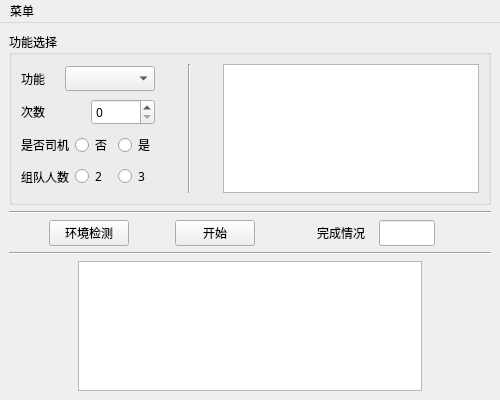
<?xml version="1.0" encoding="UTF-8"?>
<ui version="4.0">
 <class>MainWindow</class>
 <widget class="QMainWindow" name="MainWindow">
  <property name="geometry">
   <rect>
    <x>0</x>
    <y>0</y>
    <width>500</width>
    <height>400</height>
   </rect>
  </property>
  <property name="windowTitle">
   <string>Onmyoji_Python</string>
  </property>
  <widget class="QWidget" name="centralwidget">
   <layout class="QVBoxLayout" name="verticalLayout_2">
    <item>
     <widget class="QGroupBox" name="groupBox">
      <property name="font">
       <font>
        <family>宋体</family>
       </font>
      </property>
      <property name="title">
       <string>功能选择</string>
      </property>
      <layout class="QHBoxLayout" name="horizontalLayout_6">
       <item>
        <layout class="QVBoxLayout" name="verticalLayout">
         <item>
          <layout class="QHBoxLayout" name="horizontalLayout_2">
           <item>
            <widget class="QLabel" name="label_2">
             <property name="text">
              <string>功能</string>
             </property>
            </widget>
           </item>
           <item>
            <widget class="QComboBox" name="combo_choice">
             <property name="placeholderText">
              <string>请选择功能</string>
             </property>
            </widget>
           </item>
          </layout>
         </item>
         <item>
          <layout class="QHBoxLayout" name="horizontalLayout_3">
           <item>
            <widget class="QLabel" name="label_3">
             <property name="text">
              <string>次数</string>
             </property>
            </widget>
           </item>
           <item>
            <widget class="QSpinBox" name="spinB_num">
             <property name="maximum">
              <number>999</number>
             </property>
            </widget>
           </item>
          </layout>
         </item>
         <item>
          <layout class="QHBoxLayout" name="horizontalLayout_4">
           <item>
            <widget class="QLabel" name="label_driver">
             <property name="text">
              <string>是否司机</string>
             </property>
            </widget>
           </item>
           <item>
            <widget class="QRadioButton" name="button_driver_False">
             <property name="mouseTracking">
              <bool>true</bool>
             </property>
             <property name="text">
              <string>否</string>
             </property>
             <attribute name="buttonGroup">
              <string notr="true">buttonGroup_driver</string>
             </attribute>
            </widget>
           </item>
           <item>
            <widget class="QRadioButton" name="button_driver_True">
             <property name="text">
              <string>是</string>
             </property>
             <attribute name="buttonGroup">
              <string notr="true">buttonGroup_driver</string>
             </attribute>
            </widget>
           </item>
          </layout>
         </item>
         <item>
          <layout class="QHBoxLayout" name="horizontalLayout_5">
           <item>
            <widget class="QLabel" name="label_passengers">
             <property name="text">
              <string>组队人数</string>
             </property>
            </widget>
           </item>
           <item>
            <widget class="QRadioButton" name="button_passengers_2">
             <property name="text">
              <string>2</string>
             </property>
             <attribute name="buttonGroup">
              <string notr="true">buttonGroup_passengers</string>
             </attribute>
            </widget>
           </item>
           <item>
            <widget class="QRadioButton" name="button_passengers_3">
             <property name="text">
              <string>3</string>
             </property>
             <attribute name="buttonGroup">
              <string notr="true">buttonGroup_passengers</string>
             </attribute>
            </widget>
           </item>
          </layout>
         </item>
        </layout>
       </item>
       <item>
        <spacer name="horizontalSpacer_8">
         <property name="orientation">
          <enum>Qt::Horizontal</enum>
         </property>
         <property name="sizeHint" stdset="0">
          <size>
           <width>20</width>
           <height>20</height>
          </size>
         </property>
        </spacer>
       </item>
       <item>
        <widget class="Line" name="line">
         <property name="orientation">
          <enum>Qt::Vertical</enum>
         </property>
        </widget>
       </item>
       <item>
        <spacer name="horizontalSpacer_7">
         <property name="orientation">
          <enum>Qt::Horizontal</enum>
         </property>
         <property name="sizeHint" stdset="0">
          <size>
           <width>20</width>
           <height>20</height>
          </size>
         </property>
        </spacer>
       </item>
       <item>
        <widget class="QTextBrowser" name="text_miaoshu"/>
       </item>
      </layout>
     </widget>
    </item>
    <item>
     <widget class="Line" name="line_3">
      <property name="orientation">
       <enum>Qt::Horizontal</enum>
      </property>
     </widget>
    </item>
    <item>
     <spacer name="verticalSpacer">
      <property name="orientation">
       <enum>Qt::Vertical</enum>
      </property>
      <property name="sizeHint" stdset="0">
       <size>
        <width>20</width>
        <height>40</height>
       </size>
      </property>
     </spacer>
    </item>
    <item>
     <layout class="QHBoxLayout" name="horizontalLayout" stretch="0,1,0,1,1,1,1,1">
      <item>
       <spacer name="horizontalSpacer_3">
        <property name="orientation">
         <enum>Qt::Horizontal</enum>
        </property>
        <property name="sizeHint" stdset="0">
         <size>
          <width>40</width>
          <height>20</height>
         </size>
        </property>
       </spacer>
      </item>
      <item>
       <widget class="QPushButton" name="button_resources">
        <property name="font">
         <font>
          <family>宋体</family>
         </font>
        </property>
        <property name="text">
         <string>环境检测</string>
        </property>
       </widget>
      </item>
      <item>
       <spacer name="horizontalSpacer_4">
        <property name="orientation">
         <enum>Qt::Horizontal</enum>
        </property>
        <property name="sizeHint" stdset="0">
         <size>
          <width>40</width>
          <height>20</height>
         </size>
        </property>
       </spacer>
      </item>
      <item>
       <widget class="QPushButton" name="button_start">
        <property name="font">
         <font>
          <family>宋体</family>
         </font>
        </property>
        <property name="text">
         <string>开始</string>
        </property>
       </widget>
      </item>
      <item>
       <spacer name="horizontalSpacer">
        <property name="orientation">
         <enum>Qt::Horizontal</enum>
        </property>
        <property name="sizeHint" stdset="0">
         <size>
          <width>40</width>
          <height>20</height>
         </size>
        </property>
       </spacer>
      </item>
      <item>
       <widget class="QLabel" name="label">
        <property name="text">
         <string>完成情况</string>
        </property>
       </widget>
      </item>
      <item>
       <widget class="QLineEdit" name="text_num">
        <property name="enabled">
         <bool>true</bool>
        </property>
        <property name="font">
         <font>
          <family>宋体</family>
          <pointsize>10</pointsize>
         </font>
        </property>
       </widget>
      </item>
      <item>
       <spacer name="horizontalSpacer_2">
        <property name="orientation">
         <enum>Qt::Horizontal</enum>
        </property>
        <property name="sizeHint" stdset="0">
         <size>
          <width>20</width>
          <height>20</height>
         </size>
        </property>
       </spacer>
      </item>
     </layout>
    </item>
    <item>
     <spacer name="verticalSpacer_2">
      <property name="orientation">
       <enum>Qt::Vertical</enum>
      </property>
      <property name="sizeHint" stdset="0">
       <size>
        <width>20</width>
        <height>40</height>
       </size>
      </property>
     </spacer>
    </item>
    <item>
     <widget class="Line" name="line_2">
      <property name="orientation">
       <enum>Qt::Horizontal</enum>
      </property>
     </widget>
    </item>
    <item>
     <layout class="QHBoxLayout" name="horizontalLayout_7" stretch="1,5,1">
      <item>
       <spacer name="horizontalSpacer_5">
        <property name="orientation">
         <enum>Qt::Horizontal</enum>
        </property>
        <property name="sizeHint" stdset="0">
         <size>
          <width>40</width>
          <height>20</height>
         </size>
        </property>
       </spacer>
      </item>
      <item>
       <widget class="QTextBrowser" name="text_print">
        <property name="font">
         <font>
          <family>宋体</family>
         </font>
        </property>
       </widget>
      </item>
      <item>
       <spacer name="horizontalSpacer_6">
        <property name="orientation">
         <enum>Qt::Horizontal</enum>
        </property>
        <property name="sizeHint" stdset="0">
         <size>
          <width>40</width>
          <height>20</height>
         </size>
        </property>
       </spacer>
      </item>
     </layout>
    </item>
   </layout>
  </widget>
  <widget class="QMenuBar" name="menubar">
   <property name="geometry">
    <rect>
     <x>0</x>
     <y>0</y>
     <width>500</width>
     <height>22</height>
    </rect>
   </property>
   <widget class="QMenu" name="menu">
    <property name="title">
     <string>菜单</string>
    </property>
    <addaction name="action_update"/>
    <addaction name="action_GitHub"/>
    <addaction name="action_exit"/>
   </widget>
   <addaction name="menu"/>
  </widget>
  <action name="exit">
   <property name="text">
    <string>退出</string>
   </property>
  </action>
  <action name="action_exit">
   <property name="text">
    <string>退出</string>
   </property>
   <property name="font">
    <font>
     <family>宋体</family>
    </font>
   </property>
  </action>
  <action name="action_update">
   <property name="text">
    <string>更新日志</string>
   </property>
   <property name="font">
    <font>
     <family>宋体</family>
    </font>
   </property>
  </action>
  <action name="action_GitHub">
   <property name="text">
    <string>GitHub地址</string>
   </property>
  </action>
 </widget>
 <resources/>
 <connections/>
 <buttongroups>
  <buttongroup name="buttonGroup_passengers"/>
  <buttongroup name="buttonGroup_driver"/>
 </buttongroups>
</ui>
